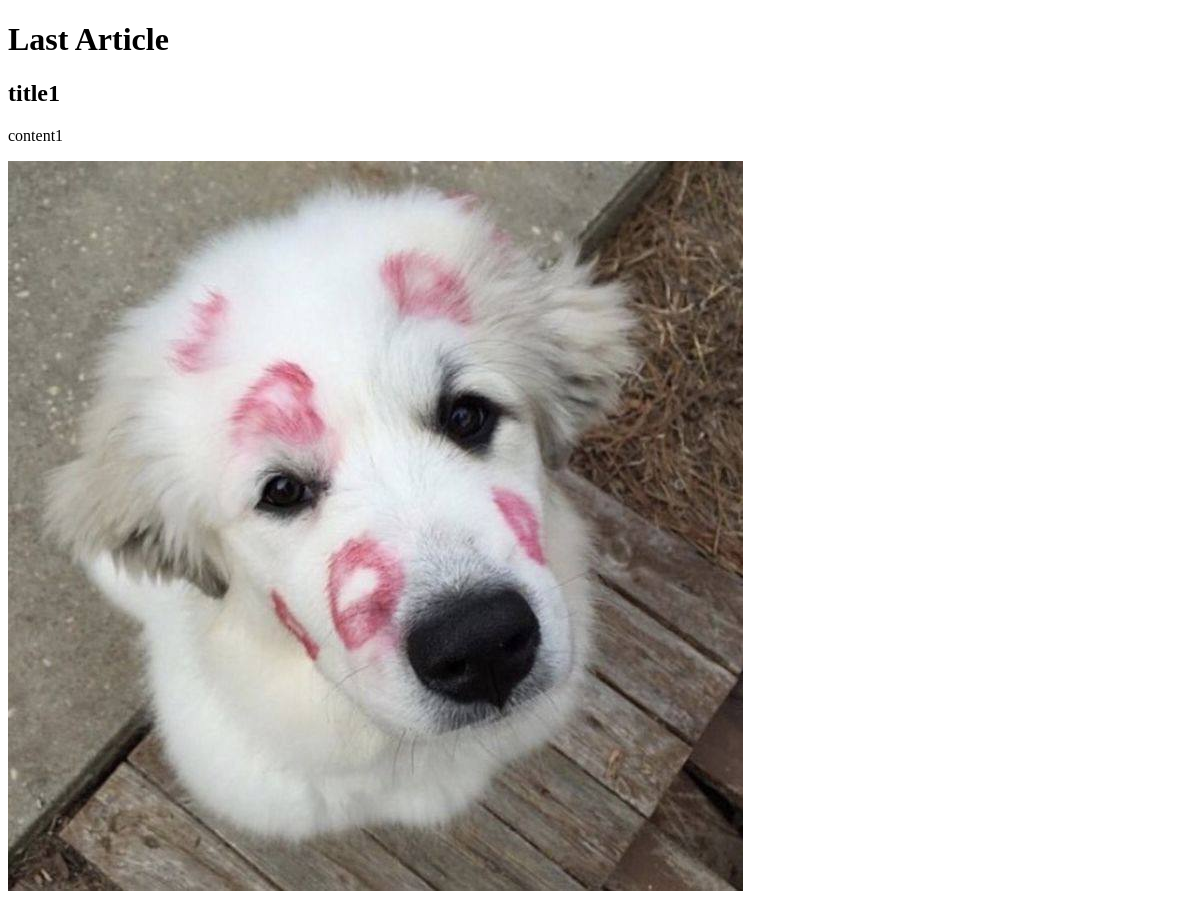
Before: /home/ with the older database file.
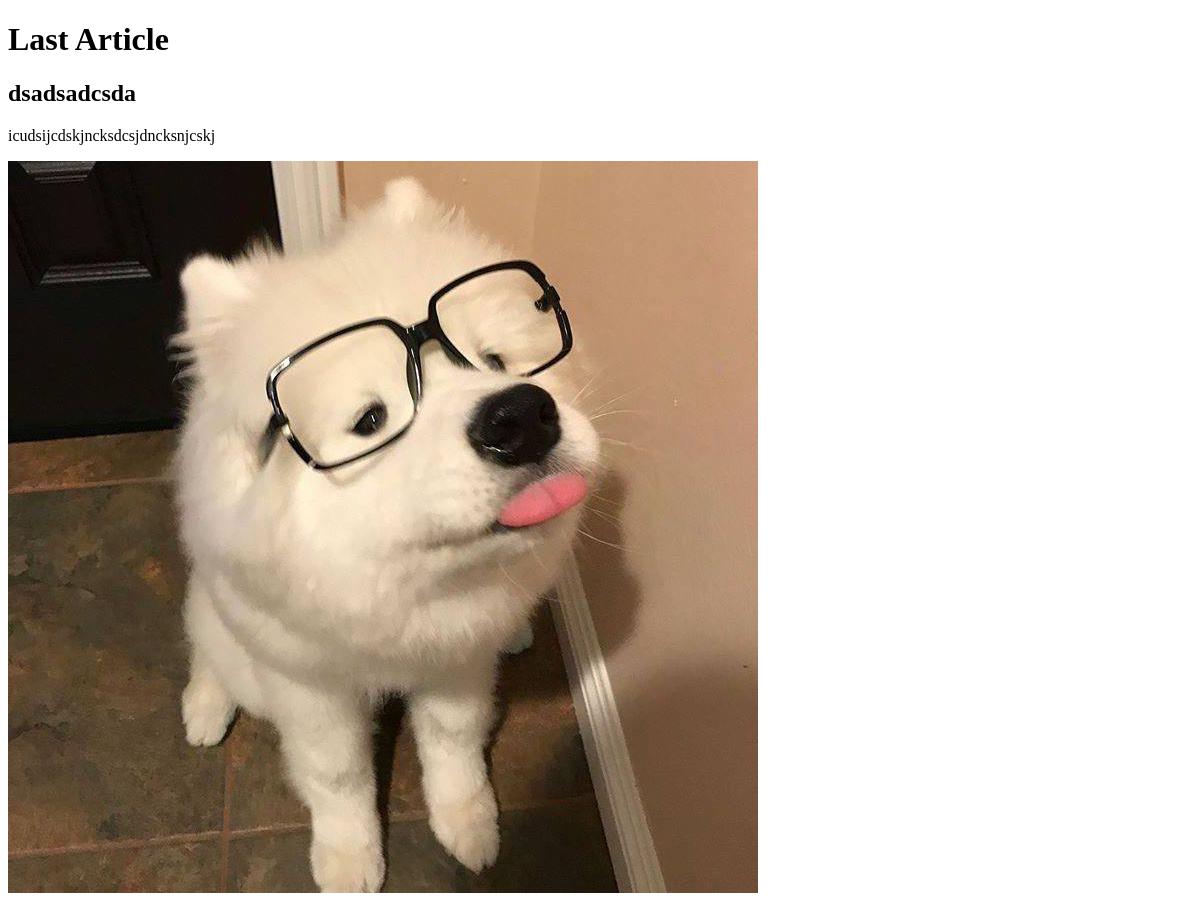
After: the same page with the newer database file.
### SparkleMart/models.py (models this page shows, shortened)
class Article(models.Model):
    title = models.CharField(max_length=100)
    content = models.TextField()
    image = models.ImageField(upload_to='images/')
    published_date = models.DateTimeField(auto_now_add=True)

### SparkleMart/views.py (the view)
# urls.py: 2. Add a URL to urlpatterns:  path('', views.home, name='home')
def home(request):
    latest_article = Article.objects.latest('published_date')
    logging.info(f'latest article title: {latest_article.title}')
    return render(request, 'home.html', {'latest_article': latest_article})

### SparkleMart/templates/home.html (shortened to what this page needs)
<!DOCTYPE html>
<html>
<head>
</head>
<body>
    <h1>Last Article</h1>
    <h2>{{ latest_article.title }}</h2>
    <p>{{ latest_article.content }}</p>
    <img src="{{ latest_article.image.url }}" alt="{{ latest_article.title }}">
</body>
</html>

Changed rows visible on the page:
no longer on this page (row unchanged): Article: title "title1", content "content1", image (picture)
added Article: title "dsadsadcsda", content "icudsijcdskjncksdcsjdncksnjcskj", image (picture)
